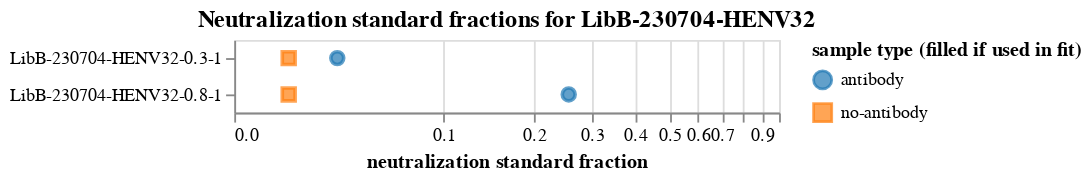

The code cell stored with this chart in its notebook:
### Markdown cell above
Plot the neutralization standard fractions for each sample:

### Code cell
neut_standard_fracs_chart = (
    alt.Chart(
        neut_standard_fracs.rename(
            columns={"antibody_frac": "antibody", "no-antibody_frac": "no-antibody"}
        ).melt(
            id_vars=["sample", "use_in_fit", "concentration"],
            value_vars=["antibody", "no-antibody"],
            var_name="sample type",
            value_name="neutralization standard fraction",
        )
    )
    .encode(
        x=alt.X(
            "neutralization standard fraction",
            scale=alt.Scale(type="symlog", constant=0.04, domainMax=1),
        ),
        y=alt.Y("sample", sort=alt.SortField("concentration"), title=None),
        shape=alt.Shape("sample type", title="sample type (filled if used in fit)"),
        stroke=alt.Color(
            "sample type", scale=alt.Scale(range=["#1F77B4FF", "#FF7F0EFF"])
        ),
        color=alt.Color(
            "sample type", scale=alt.Scale(range=["#1F77B4FF", "#FF7F0EFF"])
        ),
        fillOpacity=alt.Opacity(
            "use_in_fit",
            scale=alt.Scale(domain=[True, False], range=[1, 0]),
        ),
        tooltip=[
            "sample",
            alt.Tooltip("concentration", format=".3g"),
            alt.Tooltip("neutralization standard fraction", format=".3g"),
        ],
    )
    .mark_point(filled=True, size=50)
    .configure_axis(labelLimit=500)
    .properties(title=f"Neutralization standard fractions for {selection}")
)

neut_standard_fracs_chart

### Figure 1 — Vega-Lite specification as saved in the notebook (floating-point values rounded to 4 significant figures)
{"config": {"view": {"continuousWidth": 300, "continuousHeight": 300}, "axis": {"labelLimit": 500}}, "data": {"name": "data-3339a8501bb760988fcb80c3bb384282"}, "mark": {"type": "point", "filled": true, "size": 50}, "encoding": {"color": {"field": "sample type", "scale": {"range": ["#1F77B4FF", "#FF7F0EFF"]}, "type": "nominal"}, "fillOpacity": {"field": "use_in_fit", "scale": {"domain": [true, false], "range": [1, 0]}, "type": "nominal"}, "shape": {"field": "sample type", "title": "sample type (filled if used in fit)", "type": "nominal"}, "stroke": {"field": "sample type", "scale": {"range": ["#1F77B4FF", "#FF7F0EFF"]}, "type": "nominal"}, "tooltip": [{"field": "sample", "type": "nominal"}, {"field": "concentration", "format": ".3g", "type": "quantitative"}, {"field": "neutralization standard fraction", "format": ".3g", "type": "quantitative"}], "x": {"field": "neutralization standard fraction", "scale": {"constant": 0.04, "domainMax": 1, "type": "symlog"}, "type": "quantitative"}, "y": {"field": "sample", "sort": {"field": "concentration"}, "title": null, "type": "nominal"}}, "title": "Neutralization standard fractions for LibB-230704-HENV32", "$schema": "https://vega.github.io/schema/vega-lite/v5.8.0.json", "datasets": {"data-3339a8501bb760988fcb80c3bb384282": [{"sample": "LibB-230704-HENV32-0.3-1", "use_in_fit": true, "concentration": 0.3, "sample type": "antibody", "neutralization standard fraction": 0.03407}, {"sample": "LibB-230704-HENV32-0.8-1", "use_in_fit": true, "concentration": 0.8, "sample type": "antibody", "neutralization standard fraction": 0.2556}, {"sample": "LibB-230704-HENV32-0.3-1", "use_in_fit": true, "concentration": 0.3, "sample type": "no-antibody", "neutralization standard fraction": 0.01539}, {"sample": "LibB-230704-HENV32-0.8-1", "use_in_fit": true, "concentration": 0.8, "sample type": "no-antibody", "neutralization standard fraction": 0.01539}]}}
